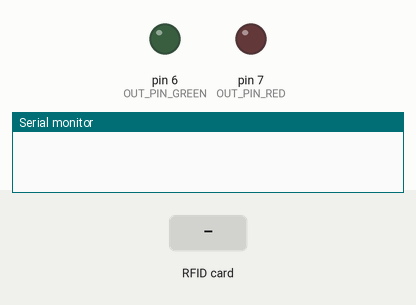
Simulated run of this sketch. Board: Arduino Uno, built with avr-gcc and run on an emulated ATmega328P. Parts: output pins drawn as LEDs (lit = HIGH), the last lines printed to the serial monitor. The test bench sets the inputs (shaded band). Pins used as bus, display or sensor lines are not drawn.

Above: at 1.2 s.
1.3 s: RFID card 5E 7A 19 C4 held to the reader
At 2.5 s:
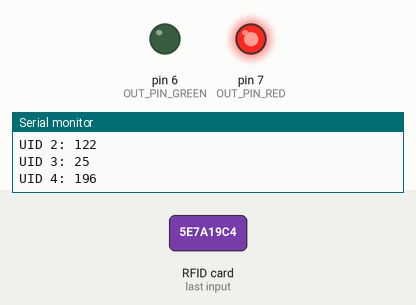
Timing chart, 0 to 7.8 s (numbered marks = the images above; inputs shaded):
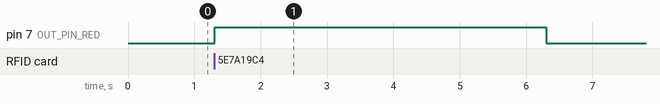

Measured:
- after the input at 1.3 s, pin 7 (OUT_PIN_RED): LOW → HIGH at once, → LOW 5.0 s later

The sketch:

RFID_RC522_LED_oct22b.ino
```cpp
#include <SPI.h>
#include <MFRC522.h>
#define SS_PIN 10
#define RST_PIN 9
#define OUT_PIN_GREEN 6
#define OUT_PIN_RED 7
#define NUMBER_OF_KEYS 2

MFRC522 mfrc522(SS_PIN, RST_PIN);

// Array mit den zugelassenen RFID-UIDs
static unsigned short code[NUMBER_OF_KEYS][4] = { {100, 200, 300, 400},{111, 222, 333, 444} };

void setup()
{

  Serial.begin(9600);
  SPI.begin();
  mfrc522.PCD_Init();
  pinMode (OUT_PIN_GREEN, OUTPUT);
  pinMode (OUT_PIN_RED, OUTPUT);

}


void loop()
{
  // Wenn eine RFID-Karte in der Nähe ist:
  if (mfrc522.PICC_IsNewCardPresent())
  {
    unsigned short doOpen = checkID();
    if (doOpen != 0) {

      digitalWrite (OUT_PIN_GREEN, HIGH);
      delay (5000);
      digitalWrite (OUT_PIN_GREEN, LOW);
    }else{

      digitalWrite (OUT_PIN_RED, HIGH);
      delay (5000);
      digitalWrite (OUT_PIN_RED, LOW);
    }
  }

}

/**
   mfrc522.PICC_IsNewCardPresent() muss zuvor überprüft werden.
   @return 0 wenn false, 1 wenn true
*/
unsigned short checkID() {
  if ( ! mfrc522.PICC_ReadCardSerial()) {
    return 0;
  }

  Serial.print("Groesse: "); Serial.println(mfrc522.uid.size);
  Serial.print("UID 1: "); Serial.println( mfrc522.uid.uidByte[0]);
  Serial.print("UID 2: "); Serial.println( mfrc522.uid.uidByte[1]);
  Serial.print("UID 3: "); Serial.println( mfrc522.uid.uidByte[2]);
  Serial.print("UID 4: "); Serial.println( mfrc522.uid.uidByte[3]);

  short doOpen = 0, i;
  for(i=0; i<NUMBER_OF_KEYS; i++){
    if(mfrc522.uid.uidByte[0]==code[i][0] && mfrc522.uid.uidByte[1]==code[i][1] && mfrc522.uid.uidByte[2]==code[i][2] && mfrc522.uid.uidByte[3]==code[i][3]){
      doOpen = 1;
      Serial.println("Code akzeptiert!");
      break;
    }
  }

  mfrc522.PICC_HaltA(); // Stop reading
  return doOpen;
}
```
